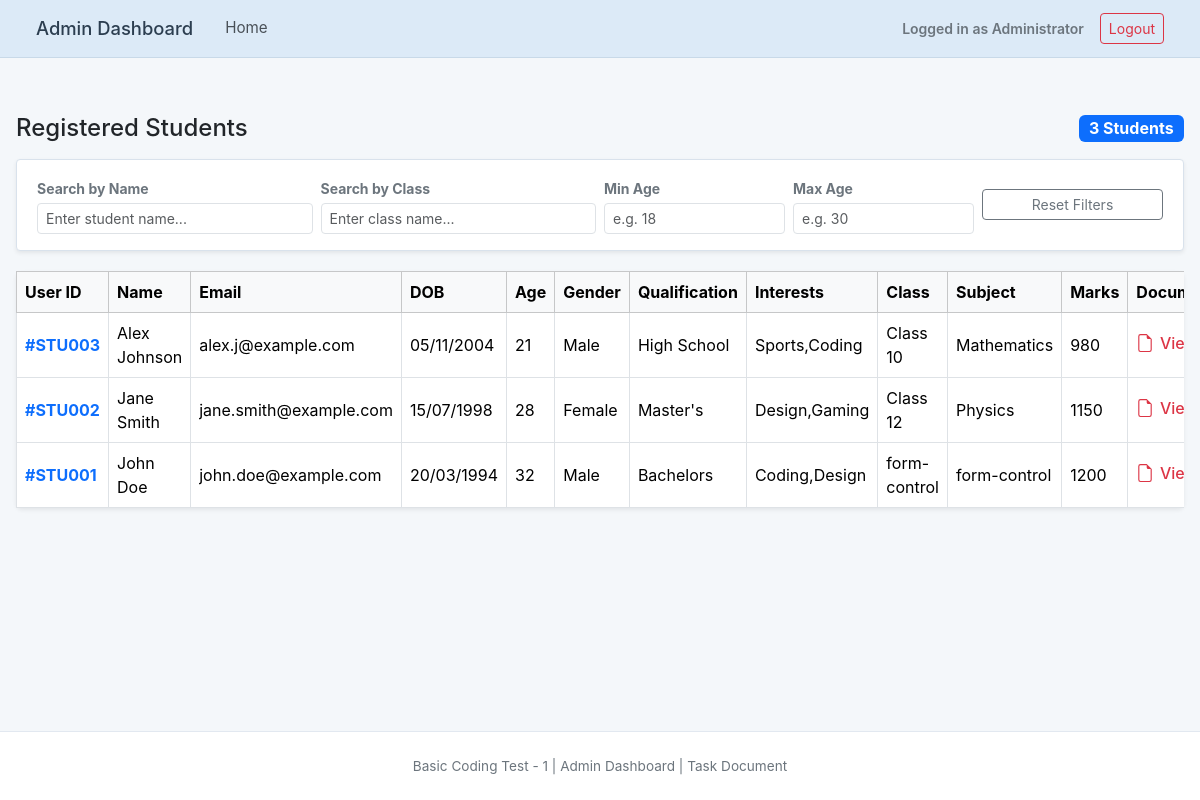
Page /views/admin_dashboard.php (signed in) on the committed database.
### tables this page shows
CREATE TABLE IF NOT EXISTS users (
    id INT AUTO_INCREMENT PRIMARY KEY,
    user_code VARCHAR(20) NOT NULL,
    name VARCHAR(100) NOT NULL,
    email VARCHAR(150) NOT NULL UNIQUE,
    password VARCHAR(255) NOT NULL,
    role ENUM('admin', 'student') NOT NULL DEFAULT 'student',
    dob DATE NULL,
    gender VARCHAR(20) NULL,
    qualification VARCHAR(100) NULL,
    interests VARCHAR(255) NULL,
    class VARCHAR(100) NULL,
    subject VARCHAR(100) NULL,
    marks INT NULL,
    aadhaar_file VARCHAR(255) NULL,
    created_at TIMESTAMP DEFAULT CURRENT_TIMESTAMP
);

### views/admin_dashboard.php (the view, shortened to what this page needs)
<?php
require_once '../config/db.php';
$stmt = $pdo->query('SELECT * FROM users WHERE role = "student" ORDER BY id DESC');
$students = $stmt->fetchAll();
function calculateStudentAge($dob) {
    $birth = new DateTime($dob);
    $today = new DateTime('today');
    return $birth->diff($today)->y;
}
?>
<!DOCTYPE html>
<html lang="en">
<head>
    <link href="https://cdn.jsdelivr.net/npm/bootstrap@5.3.2/dist/css/bootstrap.min.css" rel="stylesheet">
    <link href="../assets/css/style.css" rel="stylesheet">
</head>
<body>
    <nav class="navbar navbar-expand-lg portal-navbar">
        <div class="container-fluid">
            <span class="navbar-brand me-4">Admin Dashboard</span>
            <div class="collapse navbar-collapse show">
                <ul class="navbar-nav me-auto mb-2 mb-lg-0">
                    <li class="nav-item">
                        <a class="nav-link" href="../index.php">Home</a>
                    </li>
                </ul>
                <div class="d-flex align-items-center gap-3">
                    <span class="text-secondary small fw-semibold">Logged in as Administrator</span>
                    <a href="../actions/logout.php" class="btn btn-outline-danger btn-sm">Logout</a>
                </div>
            </div>
        </div>
    </nav>
    <div class="main-content d-block">
        <div class="admin-container py-3">
            <div class="d-flex justify-content-between align-items-center mb-3">
                <h4 class="m-0 text-dark">Registered Students</h4>
                <span class="badge bg-primary fs-6"><?= count($students) ?> Students</span>
            </div>
            <div class="table-filter-bar shadow-sm">
                <div class="row g-2 align-items-center">
                    <div class="col-md-3">
                        <label class="form-label text-secondary small fw-bold mb-1">Search by Name</label>
                        <input type="text" id="filterName" class="form-control form-control-sm" placeholder="Enter student name...">
                    </div>
                    <div class="col-md-3">
                        <label class="form-label text-secondary small fw-bold mb-1">Search by Class</label>
                        <input type="text" id="filterClass" class="form-control form-control-sm" placeholder="Enter class name...">
                    </div>
                    <div class="col-md-2">
                        <label class="form-label text-secondary small fw-bold mb-1">Min Age</label>
                        <input type="number" id="filterMinAge" class="form-control form-control-sm" placeholder="e.g. 18" min="0">
                    </div>
                    <div class="col-md-2">
                        <label class="form-label text-secondary small fw-bold mb-1">Max Age</label>
                        <input type="number" id="filterMaxAge" class="form-control form-control-sm" placeholder="e.g. 30" min="0">
                    </div>
                    <div class="col-md-2 d-flex align-items-end">
                        <button type="button" id="resetFiltersBtn" class="btn btn-outline-secondary btn-sm w-100">
                            Reset Filters
                        </button>
                    </div>
                </div>
            </div>
            <div class="card shadow-sm border-0">
                <div class="table-responsive">
                    <table class="table table-hover table-bordered mb-0 align-middle" id="studentTable">
                        <thead class="table-light">
                            <tr>
                                <th style="width: 90px;">User ID</th>
                                <th>Name</th>
                                <th>Email</th>
                                <th>DOB</th>
                                <th>Age</th>
                                <th>Gender</th>
                                <th>Qualification</th>
                                <th>Interests</th>
                                <th>Class</th>
                                <th>Subject</th>
                                <th>Marks</th>
                                <th>Document</th>
                            </tr>
                        </thead>
                        <tbody>
                            <?php if (empty($students)): ?>
                                <tr id="noRecordsRow">
                                    <td colspan="13" class="text-center text-muted py-4">No student records found.</td>
                                </tr>
                            <?php else: ?>
                                <?php foreach ($students as $row):
                                    $student_age = calculateStudentAge($row['dob']);
                                    $dob_display = !empty($row['dob']) ? date('d/m/Y', strtotime($row['dob'])) : '-';
                                ?>
                                    <tr class="student-row"
                                        data-name="<?= htmlspecialchars($row['name']) ?>"
                                        data-class="<?= htmlspecialchars($row['class'] ?? '') ?>"
                                        data-age="<?= $student_age !== null ? $student_age : '' ?>">
                                        <td class="fw-bold text-primary">#<?= htmlspecialchars($row['user_code']) ?></td>
                                        <td><?= htmlspecialchars($row['name']) ?></td>
                                        <td><?= htmlspecialchars($row['email']) ?></td>
                                        <td><?= htmlspecialchars($dob_display) ?></td>
                                        <td><?= $student_age !== null ? $student_age : '-' ?></td>
                                        <td><?= htmlspecialchars($row['gender'] ?? '-') ?></td>
                                        <td><?= htmlspecialchars($row['qualification'] ?? '-') ?></td>
                                        <td><?= htmlspecialchars($row['interests'] ?? '-') ?></td>
                                        <td><?= htmlspecialchars($row['class'] ?? '-') ?></td>
                                        <td><?= htmlspecialchars($row['subject'] ?? '-') ?></td>
                                        <td><?= htmlspecialchars($row['marks'] ?? '-') ?></td>
                                        <td>
                                            <?php if (!empty($row['aadhaar_file'])): ?>
                                                <a href="../uploads/<?= htmlspecialchars($row['aadhaar_file']) ?>" target="_blank" class="pdf-icon-badge">
                                                    <svg width="18" height="18" fill="currentColor" viewBox="0 0 16 16">
                                                        <path d="M14 14V4.5L9.5 0H4a2 2 0 0 0-2 2v12a2 2 0 0 0 2 2h8a2 2 0 0 0 2-2zM9.5 3A1.5 1.5 0 0 0 11 4.5h2V14a1 1 0 0 1-1 1H4a1 1 0 0 1-1-1V2a1 1 0 0 1 1-1h5.5v2z"/>
                                                    </svg>
                                                    <span>View</span>
                                                </a>
                                            <?php else: ?>
                                                <span class="text-muted small">None</span>
                                            <?php endif; ?>
                                        </td>
                                    </tr>
                                <?php endforeach; ?>
                            <?php endif; ?>
                        </tbody>
                    </table>
                </div>
            </div>
        </div>
    </div>
    <footer class="portal-footer">
        Basic Coding Test - 1 | Admin Dashboard | Task Document
    </footer>
</body>
</html>

### assets/css/style.css (style rules this page uses)
body { background-color: #f4f7fa; min-height: 100vh; display: flex; flex-direction: column; font-family: -apple-system, BlinkMacSystemFont, "Segoe UI", Roboto, "Helvetica Neue", Arial, sans-serif; }
.portal-navbar { background-color: #dceaf7; border-bottom: 1px solid #c8d9e8; padding: 0.6rem 1.5rem; }
.portal-navbar .navbar-brand { font-size: 1.15rem; font-weight: 500; color: #2c3e50; }
.portal-navbar .nav-link { color: #495057; font-size: 0.95rem; padding: 0.3rem 0.8rem; }
.main-content { flex: 1; display: flex; align-items: center; justify-content: center; padding: 2.5rem 1rem; }
.admin-container { width: 100%; max-width: 1300px; margin: 0 auto; }
.pdf-icon-badge { display: inline-flex; align-items: center; gap: 0.35rem; color: #dc3545; text-decoration: none; font-weight: 500; }
.portal-footer { text-align: center; padding: 1.5rem 1rem; color: #6c757d; font-size: 0.85rem; border-top: 1px solid #e2e8f0; background-color: #ffffff; }
.table-filter-bar { background: #ffffff; border: 1px solid #d9e2ec; border-radius: 4px; padding: 1rem 1.25rem; margin-bottom: 1.25rem; }

### rows in the picture
users: user_code "STU003", name "Alex Johnson", email "alex.j@example.com", dob "05/11/2004", dob "21", gender "Male", qualification "High School", interests "Sports,Coding", class "Class 10", subject "Mathematics", marks "980"
users: user_code "STU002", name "Jane Smith", email "jane.smith@example.com", dob "15/07/1998", dob "28", gender "Female", qualification "Master's", interests "Design,Gaming", class "Class 12", subject "Physics", marks "1150"
users: user_code "STU001", name "John Doe", email "john.doe@example.com", dob "20/03/1994", dob "32", gender "Male", qualification "Bachelors", interests "Coding,Design", class "form-control", subject "form-control", marks "1200"

### other values in the picture
count($students) "3"
